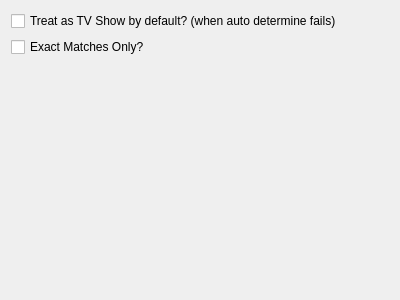
<?xml version="1.0" encoding="UTF-8"?>
<ui version="4.0">
 <class>NMediaManager::NUi::CTransformationSettings</class>
 <widget class="QWidget" name="NMediaManager::NUi::CTransformationSettings">
  <property name="geometry">
   <rect>
    <x>0</x>
    <y>0</y>
    <width>400</width>
    <height>300</height>
   </rect>
  </property>
  <property name="windowTitle">
   <string>Form</string>
  </property>
  <layout class="QVBoxLayout" name="verticalLayout">
   <item>
    <widget class="QCheckBox" name="treatAsTVShowByDefault">
     <property name="text">
      <string>Treat as TV Show by default? (when auto determine fails)</string>
     </property>
    </widget>
   </item>
   <item>
    <widget class="QCheckBox" name="exactMatchesOnly">
     <property name="text">
      <string>Exact Matches Only?</string>
     </property>
    </widget>
   </item>
   <item>
    <spacer name="verticalSpacer_7">
     <property name="orientation">
      <enum>Qt::Vertical</enum>
     </property>
     <property name="sizeHint" stdset="0">
      <size>
       <width>20</width>
       <height>231</height>
      </size>
     </property>
    </spacer>
   </item>
  </layout>
 </widget>
 <resources/>
 <connections/>
</ui>
